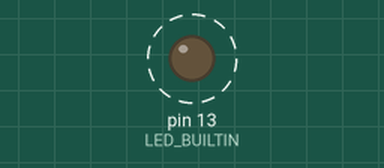
Simulated run of this sketch. Board: Arduino Uno, built with avr-gcc and run on an emulated ATmega328P. Shown: output pins drawn as LEDs (lit = HIGH). Dashed ring = blinking. What the sketch prints to the serial monitor is not drawn.

Above: at 0.5 s.
Timing chart, 0 to 3.0 s (numbered marks = the images above):
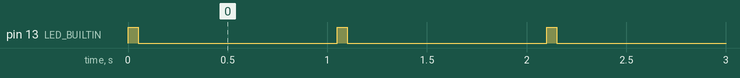

The sketch:

function.ino
```cpp
void setup() {
    Serial.begin(115200);
    pinMode(LED_BUILTIN, OUTPUT);
}

void loop() {
    int sum;
    sum = add(4, 5);
    digitalWrite(LED_BUILTIN, HIGH);
    delay(50);
    Serial.println(sum);
    digitalWrite(LED_BUILTIN, LOW);
    delay(1000);

}


int add(int a, int b)
{
    int c;
    c = a + b;
    return c;
}
```

Measured:
- by itself, pin 13 (LED_BUILTIN): alternates HIGH for 0.05 s and LOW for 1.0 s
